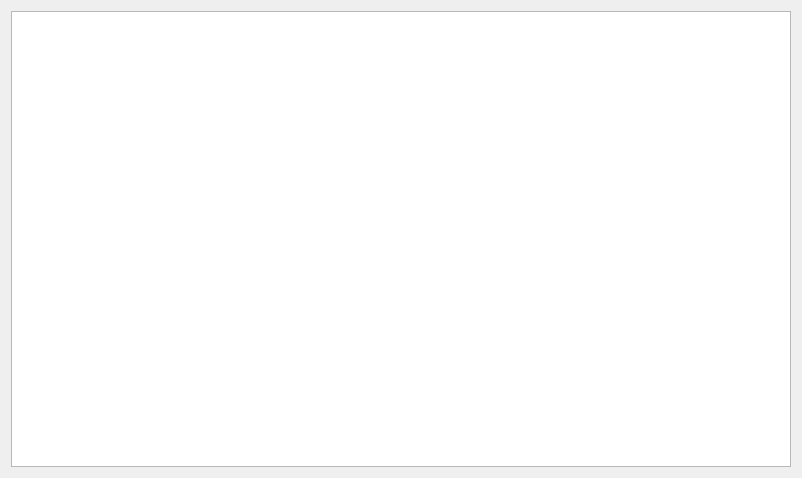
<?xml version="1.0" encoding="UTF-8"?>
<ui version="4.0">
 <class>InodeBitmap</class>
 <widget class="QDialog" name="InodeBitmap">
  <property name="geometry">
   <rect>
    <x>0</x>
    <y>0</y>
    <width>802</width>
    <height>478</height>
   </rect>
  </property>
  <property name="windowTitle">
   <string>Dialog</string>
  </property>
  <layout class="QGridLayout" name="gridLayout">
   <item row="0" column="0" colspan="2">
    <widget class="QTextBrowser" name="InodeBitmapText"/>
   </item>
  </layout>
 </widget>
 <resources/>
 <connections/>
</ui>
